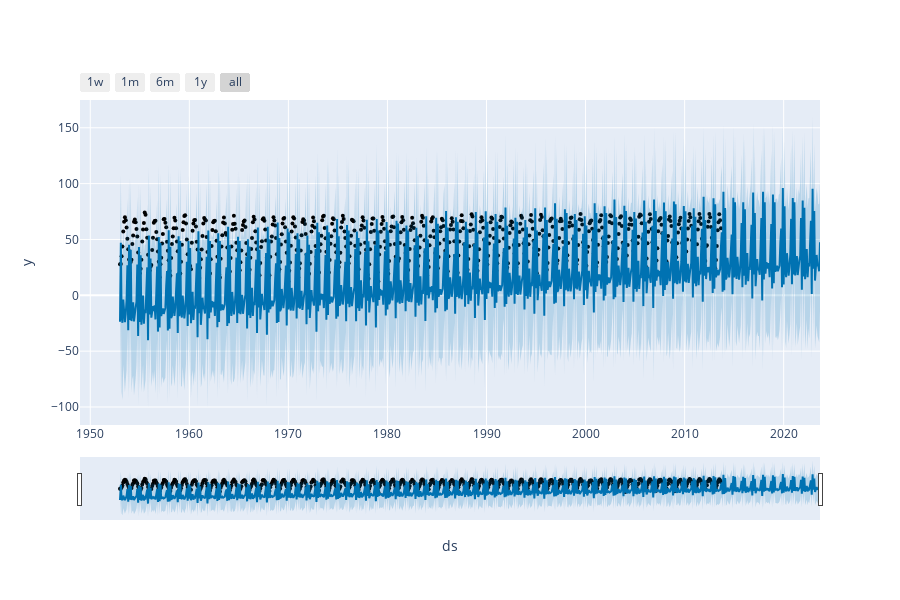

The notebook cell saved with this chart:
### Code cell
# plot interactive chart
fig2 = plot_plotly(m2, forecast2)
fig2.write_html("temp.html")
fig2

### Figure 1 — Plotly figure (JSON) as saved in the notebook; plotly's stock layout.template omitted (floating-point values rounded to 4 significant figures; data arrays with more than 128 entries replaced by an {"elided": "..."} marker saying what was removed)
{"data": [{"marker": {"color": "black", "size": 4}, "mode": "markers", "name": "Actual", "type": "scatter", "x": {"elided": "729 str values"}, "y": {"elided": "729 float values"}}, {"hoverinfo": "skip", "line": {"width": 0}, "mode": "lines", "type": "scatter", "x": {"elided": "849 str values"}, "y": {"elided": "849 float values"}}, {"fill": "tonexty", "fillcolor": "rgba(0, 114, 178, 0.2)", "line": {"color": "#0072B2", "width": 2}, "mode": "lines", "name": "Predicted", "type": "scatter", "x": {"elided": "849 str values"}, "y": {"elided": "849 float values"}}, {"fill": "tonexty", "fillcolor": "rgba(0, 114, 178, 0.2)", "hoverinfo": "skip", "line": {"width": 0}, "mode": "lines", "type": "scatter", "x": {"elided": "849 str values"}, "y": {"elided": "849 float values"}}], "layout": {"height": 600, "showlegend": false, "width": 900, "xaxis": {"rangeselector": {"buttons": [{"count": 7, "label": "1w", "step": "day", "stepmode": "backward"}, {"count": 1, "label": "1m", "step": "month", "stepmode": "backward"}, {"count": 6, "label": "6m", "step": "month", "stepmode": "backward"}, {"count": 1, "label": "1y", "step": "year", "stepmode": "backward"}, {"step": "all"}]}, "rangeslider": {"visible": true}, "title": {"text": "ds"}, "type": "date"}, "yaxis": {"title": {"text": "y"}}}}
